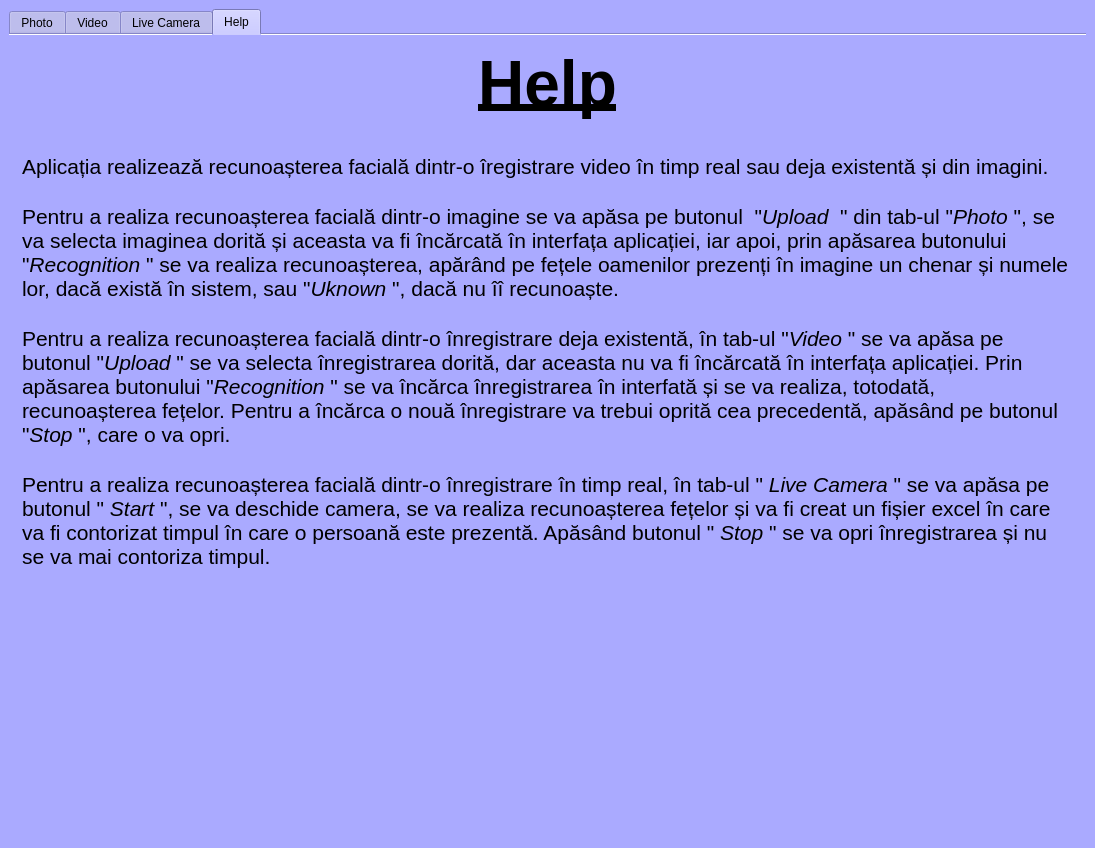
<?xml version="1.0" encoding="UTF-8"?>
<ui version="4.0">
 <class>MainWindow</class>
 <widget class="QMainWindow" name="MainWindow">
  <property name="geometry">
   <rect>
    <x>0</x>
    <y>0</y>
    <width>1095</width>
    <height>848</height>
   </rect>
  </property>
  <property name="windowTitle">
   <string>MainWindow</string>
  </property>
  <property name="styleSheet">
   <string notr="true">background-color:rgb(170, 170, 255)</string>
  </property>
  <widget class="QWidget" name="centralwidget">
   <layout class="QVBoxLayout" name="verticalLayout_3">
    <item>
     <widget class="QTabWidget" name="tabWidget">
      <property name="sizePolicy">
       <sizepolicy hsizetype="Preferred" vsizetype="Preferred">
        <horstretch>0</horstretch>
        <verstretch>0</verstretch>
       </sizepolicy>
      </property>
      <property name="cursor">
       <cursorShape>ArrowCursor</cursorShape>
      </property>
      <property name="styleSheet">
       <string notr="true">background-color:rgb(170, 170, 255);</string>
      </property>
      <property name="currentIndex">
       <number>3</number>
      </property>
      <property name="documentMode">
       <bool>true</bool>
      </property>
      <property name="tabsClosable">
       <bool>false</bool>
      </property>
      <property name="movable">
       <bool>false</bool>
      </property>
      <widget class="QWidget" name="Photos">
       <attribute name="icon">
        <iconset>
         <normaloff>../icons/icon-image-512.jpeg</normaloff>../icons/icon-image-512.jpeg</iconset>
       </attribute>
       <attribute name="title">
        <string>Photo</string>
       </attribute>
       <layout class="QVBoxLayout" name="verticalLayout">
        <item>
         <widget class="QWidget" name="PhotosContent" native="true">
          <layout class="QVBoxLayout" name="verticalLayout_5">
           <item>
            <widget class="QLabel" name="WhereIsPhoto">
             <property name="minimumSize">
              <size>
               <width>0</width>
               <height>600</height>
              </size>
             </property>
             <property name="text">
              <string/>
             </property>
            </widget>
           </item>
           <item>
            <widget class="QWidget" name="CBsPhoto" native="true">
             <property name="maximumSize">
              <size>
               <width>16777215</width>
               <height>16777215</height>
              </size>
             </property>
             <layout class="QHBoxLayout" name="horizontalLayout">
              <item>
               <widget class="QPushButton" name="UploadPhotoCB">
                <property name="minimumSize">
                 <size>
                  <width>300</width>
                  <height>50</height>
                 </size>
                </property>
                <property name="cursor">
                 <cursorShape>PointingHandCursor</cursorShape>
                </property>
                <property name="styleSheet">
                 <string notr="true">QPushButton{
	background-color: rgb(199, 197, 255);
	border: 3px solid rgb(138, 138, 207);
	border-radius: 20px;
	color: rgb(0, 0, 127);
	
	font: 18pt &quot;Franklin Gothic Demi&quot;;
}

QPushButton:hover{
	background-color: rgb(170, 85, 255);
	border: 3px solid rgb(159, 79, 238);
	border-radius: 20px;
	color: rgb(85, 0, 127);

	font: 18pt &quot;Franklin Gothic Demi&quot;;
}</string>
                </property>
                <property name="text">
                 <string>Upload</string>
                </property>
               </widget>
              </item>
              <item>
               <widget class="QPushButton" name="RecognitionPhotoCB">
                <property name="minimumSize">
                 <size>
                  <width>300</width>
                  <height>50</height>
                 </size>
                </property>
                <property name="cursor">
                 <cursorShape>PointingHandCursor</cursorShape>
                </property>
                <property name="styleSheet">
                 <string notr="true">QPushButton{
	background-color: rgb(199, 197, 255);
	border: 3px solid rgb(138, 138, 207);
	border-radius: 20px;
	color: rgb(0, 0, 127);
	
	font: 18pt &quot;Franklin Gothic Demi&quot;;
}

QPushButton:hover{
	background-color: rgb(170, 85, 255);
	border: 3px solid rgb(159, 79, 238);
	border-radius: 20px;
	color: rgb(85, 0, 127);

	font: 18pt &quot;Franklin Gothic Demi&quot;;
}</string>
                </property>
                <property name="text">
                 <string>Recognition</string>
                </property>
               </widget>
              </item>
             </layout>
            </widget>
           </item>
          </layout>
         </widget>
        </item>
       </layout>
      </widget>
      <widget class="QWidget" name="Videos">
       <attribute name="icon">
        <iconset>
         <normaloff>../icons/video-icon.jpeg</normaloff>../icons/video-icon.jpeg</iconset>
       </attribute>
       <attribute name="title">
        <string>Video</string>
       </attribute>
       <layout class="QVBoxLayout" name="verticalLayout_2">
        <item>
         <widget class="QWidget" name="VideosContent" native="true">
          <layout class="QVBoxLayout" name="verticalLayout_6">
           <item>
            <widget class="QLabel" name="WhereIsVideo">
             <property name="minimumSize">
              <size>
               <width>0</width>
               <height>600</height>
              </size>
             </property>
             <property name="text">
              <string/>
             </property>
            </widget>
           </item>
           <item>
            <widget class="QWidget" name="CBsVideo" native="true">
             <layout class="QHBoxLayout" name="horizontalLayout_2">
              <item>
               <widget class="QPushButton" name="UploadVideoCB">
                <property name="minimumSize">
                 <size>
                  <width>300</width>
                  <height>50</height>
                 </size>
                </property>
                <property name="cursor">
                 <cursorShape>PointingHandCursor</cursorShape>
                </property>
                <property name="styleSheet">
                 <string notr="true">QPushButton{
	background-color: rgb(199, 197, 255);
	border: 3px solid rgb(138, 138, 207);
	border-radius: 20px;
	color: rgb(0, 0, 127);
	
	font: 18pt &quot;Franklin Gothic Demi&quot;;
}

QPushButton:hover{
	background-color: rgb(170, 85, 255);
	border: 3px solid rgb(159, 79, 238);
	border-radius: 20px;
	color: rgb(85, 0, 127);

	font: 18pt &quot;Franklin Gothic Demi&quot;;
}</string>
                </property>
                <property name="text">
                 <string>Upload</string>
                </property>
               </widget>
              </item>
              <item>
               <widget class="QPushButton" name="RecognitionVideoCB">
                <property name="minimumSize">
                 <size>
                  <width>300</width>
                  <height>50</height>
                 </size>
                </property>
                <property name="cursor">
                 <cursorShape>PointingHandCursor</cursorShape>
                </property>
                <property name="styleSheet">
                 <string notr="true">QPushButton{
	background-color: rgb(199, 197, 255);
	border: 3px solid rgb(138, 138, 207);
	border-radius: 20px;
	color: rgb(0, 0, 127);
	
	font: 18pt &quot;Franklin Gothic Demi&quot;;
}

QPushButton:hover{
	background-color: rgb(170, 85, 255);
	border: 3px solid rgb(159, 79, 238);
	border-radius: 20px;
	color: rgb(85, 0, 127);

	font: 18pt &quot;Franklin Gothic Demi&quot;;
}</string>
                </property>
                <property name="text">
                 <string>Recognition</string>
                </property>
               </widget>
              </item>
              <item>
               <widget class="QPushButton" name="StopVideoCB">
                <property name="minimumSize">
                 <size>
                  <width>300</width>
                  <height>50</height>
                 </size>
                </property>
                <property name="cursor">
                 <cursorShape>PointingHandCursor</cursorShape>
                </property>
                <property name="styleSheet">
                 <string notr="true">QPushButton{
	background-color: rgb(199, 197, 255);
	border: 3px solid rgb(138, 138, 207);
	border-radius: 20px;
	color: rgb(0, 0, 127);
	
	font: 18pt &quot;Franklin Gothic Demi&quot;;
}

QPushButton:hover{
	background-color: rgb(170, 85, 255);
	border: 3px solid rgb(159, 79, 238);
	border-radius: 20px;
	color: rgb(85, 0, 127);

	font: 18pt &quot;Franklin Gothic Demi&quot;;
}</string>
                </property>
                <property name="text">
                 <string>Stop</string>
                </property>
               </widget>
              </item>
             </layout>
            </widget>
           </item>
          </layout>
         </widget>
        </item>
       </layout>
      </widget>
      <widget class="QWidget" name="LiveCamera">
       <attribute name="icon">
        <iconset>
         <normaloff>../icons/83574.png</normaloff>../icons/83574.png</iconset>
       </attribute>
       <attribute name="title">
        <string>Live Camera</string>
       </attribute>
       <layout class="QVBoxLayout" name="verticalLayout_4">
        <item>
         <widget class="QWidget" name="LiveCameraContent" native="true">
          <layout class="QVBoxLayout" name="verticalLayout_7">
           <item>
            <widget class="QLabel" name="WhereIsCamera">
             <property name="minimumSize">
              <size>
               <width>0</width>
               <height>600</height>
              </size>
             </property>
             <property name="text">
              <string/>
             </property>
            </widget>
           </item>
           <item>
            <widget class="QWidget" name="CBsCamera" native="true">
             <layout class="QHBoxLayout" name="horizontalLayout_3">
              <item>
               <widget class="QPushButton" name="StartCameraCB">
                <property name="minimumSize">
                 <size>
                  <width>300</width>
                  <height>50</height>
                 </size>
                </property>
                <property name="cursor">
                 <cursorShape>PointingHandCursor</cursorShape>
                </property>
                <property name="styleSheet">
                 <string notr="true">QPushButton{
	background-color: rgb(199, 197, 255);
	border: 3px solid rgb(138, 138, 207);
	border-radius: 20px;
	color: rgb(0, 0, 127);
	
	font: 18pt &quot;Franklin Gothic Demi&quot;;
}

QPushButton:hover{
	background-color: rgb(170, 85, 255);
	border: 3px solid rgb(159, 79, 238);
	border-radius: 20px;
	color: rgb(85, 0, 127);

	font: 18pt &quot;Franklin Gothic Demi&quot;;
}</string>
                </property>
                <property name="text">
                 <string>Start</string>
                </property>
               </widget>
              </item>
              <item>
               <widget class="QPushButton" name="StopCameraCB">
                <property name="minimumSize">
                 <size>
                  <width>300</width>
                  <height>50</height>
                 </size>
                </property>
                <property name="cursor">
                 <cursorShape>PointingHandCursor</cursorShape>
                </property>
                <property name="styleSheet">
                 <string notr="true">QPushButton{
	background-color: rgb(199, 197, 255);
	border: 3px solid rgb(138, 138, 207);
	border-radius: 20px;
	color: rgb(0, 0, 127);
	
	font: 18pt &quot;Franklin Gothic Demi&quot;;
}

QPushButton:hover{
	background-color: rgb(170, 85, 255);
	border: 3px solid rgb(159, 79, 238);
	border-radius: 20px;
	color: rgb(85, 0, 127);

	font: 18pt &quot;Franklin Gothic Demi&quot;;
}</string>
                </property>
                <property name="text">
                 <string>Stop</string>
                </property>
               </widget>
              </item>
             </layout>
            </widget>
           </item>
          </layout>
         </widget>
        </item>
       </layout>
      </widget>
      <widget class="QWidget" name="Help">
       <attribute name="icon">
        <iconset>
         <normaloff>../icons/3524335.png</normaloff>../icons/3524335.png</iconset>
       </attribute>
       <attribute name="title">
        <string>Help</string>
       </attribute>
       <layout class="QVBoxLayout" name="verticalLayout_8">
        <item>
         <widget class="QTextBrowser" name="TitluHelp">
          <property name="minimumSize">
           <size>
            <width>0</width>
            <height>100</height>
           </size>
          </property>
          <property name="maximumSize">
           <size>
            <width>16777215</width>
            <height>100</height>
           </size>
          </property>
          <property name="styleSheet">
           <string notr="true"/>
          </property>
          <property name="frameShape">
           <enum>QFrame::NoFrame</enum>
          </property>
          <property name="html">
           <string>&lt;!DOCTYPE HTML PUBLIC &quot;-//W3C//DTD HTML 4.0//EN&quot; &quot;http://www.w3.org/TR/REC-html40/strict.dtd&quot;&gt;
&lt;html&gt;&lt;head&gt;&lt;meta name=&quot;qrichtext&quot; content=&quot;1&quot; /&gt;&lt;style type=&quot;text/css&quot;&gt;
p, li { white-space: pre-wrap; }
&lt;/style&gt;&lt;/head&gt;&lt;body style=&quot; font-family:'MS Shell Dlg 2'; font-size:7.8pt; font-weight:400; font-style:normal;&quot;&gt;
&lt;p align=&quot;center&quot; style=&quot; margin-top:0px; margin-bottom:0px; margin-left:0px; margin-right:0px; -qt-block-indent:0; text-indent:0px;&quot;&gt;&lt;span style=&quot; font-family:'Bodoni MT Poster Compressed'; font-size:48pt; font-weight:600; text-decoration: underline;&quot;&gt;Help&lt;/span&gt;&lt;/p&gt;&lt;/body&gt;&lt;/html&gt;</string>
          </property>
         </widget>
        </item>
        <item>
         <widget class="QTextBrowser" name="ContentHelp">
          <property name="frameShape">
           <enum>QFrame::NoFrame</enum>
          </property>
          <property name="html">
           <string>&lt;!DOCTYPE HTML PUBLIC &quot;-//W3C//DTD HTML 4.0//EN&quot; &quot;http://www.w3.org/TR/REC-html40/strict.dtd&quot;&gt;
&lt;html&gt;&lt;head&gt;&lt;meta name=&quot;qrichtext&quot; content=&quot;1&quot; /&gt;&lt;style type=&quot;text/css&quot;&gt;
p, li { white-space: pre-wrap; }
&lt;/style&gt;&lt;/head&gt;&lt;body style=&quot; font-family:'MS Shell Dlg 2'; font-size:7.8pt; font-weight:400; font-style:normal;&quot;&gt;
&lt;p style=&quot; margin-top:0px; margin-bottom:0px; margin-left:0px; margin-right:0px; -qt-block-indent:0; text-indent:0px;&quot;&gt;&lt;span style=&quot; font-size:16pt;&quot;&gt;Aplicația realizează recunoașterea facială &lt;/span&gt;&lt;span style=&quot; font-family:'sans-serif'; font-size:16pt;&quot;&gt;dintr-o îregistrare video în timp real sau deja existentă și din imagini.&lt;/span&gt;&lt;/p&gt;
&lt;p style=&quot;-qt-paragraph-type:empty; margin-top:0px; margin-bottom:0px; margin-left:0px; margin-right:0px; -qt-block-indent:0; text-indent:0px; font-family:'sans-serif'; font-size:16pt;&quot;&gt;&lt;br /&gt;&lt;/p&gt;
&lt;p style=&quot; margin-top:0px; margin-bottom:0px; margin-left:0px; margin-right:0px; -qt-block-indent:0; text-indent:0px;&quot;&gt;&lt;span style=&quot; font-family:'sans-serif'; font-size:16pt;&quot;&gt;Pentru a realiza recunoașterea facială dintr-o imagine se va apăsa pe butonul  &amp;quot;&lt;/span&gt;&lt;span style=&quot; font-family:'sans-serif'; font-size:16pt; font-style:italic;&quot;&gt;Upload  &lt;/span&gt;&lt;span style=&quot; font-family:'sans-serif'; font-size:16pt;&quot;&gt;&amp;quot; din tab-ul &amp;quot;&lt;/span&gt;&lt;span style=&quot; font-family:'sans-serif'; font-size:16pt; font-style:italic;&quot;&gt;Photo &lt;/span&gt;&lt;span style=&quot; font-family:'sans-serif'; font-size:16pt;&quot;&gt;&amp;quot;, se va selecta imaginea dorită și aceasta va fi încărcată în interfața aplicației, iar apoi, prin apăsarea butonului &amp;quot;&lt;/span&gt;&lt;span style=&quot; font-family:'sans-serif'; font-size:16pt; font-style:italic;&quot;&gt;Recognition &lt;/span&gt;&lt;span style=&quot; font-family:'sans-serif'; font-size:16pt;&quot;&gt;&amp;quot; se va realiza recunoașterea, apărând pe fețele oamenilor prezenți în imagine un chenar și numele lor, dacă există în sistem, sau &amp;quot;&lt;/span&gt;&lt;span style=&quot; font-family:'sans-serif'; font-size:16pt; font-style:italic;&quot;&gt;Uknown &lt;/span&gt;&lt;span style=&quot; font-family:'sans-serif'; font-size:16pt;&quot;&gt;&amp;quot;, dacă nu îî recunoaște.&lt;/span&gt;&lt;/p&gt;
&lt;p style=&quot;-qt-paragraph-type:empty; margin-top:0px; margin-bottom:0px; margin-left:0px; margin-right:0px; -qt-block-indent:0; text-indent:0px; font-family:'sans-serif'; font-size:16pt;&quot;&gt;&lt;br /&gt;&lt;/p&gt;
&lt;p style=&quot; margin-top:0px; margin-bottom:0px; margin-left:0px; margin-right:0px; -qt-block-indent:0; text-indent:0px;&quot;&gt;&lt;span style=&quot; font-family:'sans-serif'; font-size:16pt;&quot;&gt;Pentru a realiza recunoașterea facială dintr-o înregistrare deja existentă, în tab-ul &amp;quot;&lt;/span&gt;&lt;span style=&quot; font-family:'sans-serif'; font-size:16pt; font-style:italic;&quot;&gt;Video &lt;/span&gt;&lt;span style=&quot; font-family:'sans-serif'; font-size:16pt;&quot;&gt;&amp;quot; se va apăsa pe butonul &amp;quot;&lt;/span&gt;&lt;span style=&quot; font-family:'sans-serif'; font-size:16pt; font-style:italic;&quot;&gt;Upload &lt;/span&gt;&lt;span style=&quot; font-family:'sans-serif'; font-size:16pt;&quot;&gt;&amp;quot; se va selecta înregistrarea dorită, dar aceasta nu va fi încărcată în interfața aplicației. Prin apăsarea butonului &amp;quot;&lt;/span&gt;&lt;span style=&quot; font-family:'sans-serif'; font-size:16pt; font-style:italic;&quot;&gt;Recognition &lt;/span&gt;&lt;span style=&quot; font-family:'sans-serif'; font-size:16pt;&quot;&gt;&amp;quot; se va încărca înregistrarea în interfată și se va realiza, totodată, recunoașterea fețelor. Pentru a încărca o nouă înregistrare va trebui oprită cea precedentă, apăsând pe butonul &amp;quot;&lt;/span&gt;&lt;span style=&quot; font-family:'sans-serif'; font-size:16pt; font-style:italic;&quot;&gt;Stop &lt;/span&gt;&lt;span style=&quot; font-family:'sans-serif'; font-size:16pt;&quot;&gt;&amp;quot;, care o va opri.&lt;/span&gt;&lt;/p&gt;
&lt;p style=&quot;-qt-paragraph-type:empty; margin-top:0px; margin-bottom:0px; margin-left:0px; margin-right:0px; -qt-block-indent:0; text-indent:0px; font-family:'sans-serif'; font-size:16pt;&quot;&gt;&lt;br /&gt;&lt;/p&gt;
&lt;p style=&quot; margin-top:0px; margin-bottom:0px; margin-left:0px; margin-right:0px; -qt-block-indent:0; text-indent:0px;&quot;&gt;&lt;span style=&quot; font-family:'sans-serif'; font-size:16pt;&quot;&gt;Pentru a realiza recunoașterea facială dintr-o înregistrare în timp real, în tab-ul &amp;quot; &lt;/span&gt;&lt;span style=&quot; font-family:'sans-serif'; font-size:16pt; font-style:italic;&quot;&gt;Live Camera &lt;/span&gt;&lt;span style=&quot; font-family:'sans-serif'; font-size:16pt;&quot;&gt;&amp;quot; se va apăsa pe butonul &amp;quot; &lt;/span&gt;&lt;span style=&quot; font-family:'sans-serif'; font-size:16pt; font-style:italic;&quot;&gt;Start &lt;/span&gt;&lt;span style=&quot; font-family:'sans-serif'; font-size:16pt;&quot;&gt;&amp;quot;, se va deschide camera, se va realiza recunoașterea fețelor și va fi creat un fișier excel în care va fi contorizat timpul în care o persoană este prezentă. Apăsând butonul &amp;quot; &lt;/span&gt;&lt;span style=&quot; font-family:'sans-serif'; font-size:16pt; font-style:italic;&quot;&gt;Stop &lt;/span&gt;&lt;span style=&quot; font-family:'sans-serif'; font-size:16pt;&quot;&gt;&amp;quot; se va opri înregistrarea și nu se va mai contoriza timpul.&lt;/span&gt;&lt;/p&gt;&lt;/body&gt;&lt;/html&gt;</string>
          </property>
         </widget>
        </item>
       </layout>
      </widget>
     </widget>
    </item>
   </layout>
  </widget>
  <action name="actionPhoto">
   <property name="icon">
    <iconset>
     <normaloff>../icons/icon-image-512.jpeg</normaloff>../icons/icon-image-512.jpeg</iconset>
   </property>
   <property name="text">
    <string>Photo Detection</string>
   </property>
  </action>
  <action name="actionVideo">
   <property name="icon">
    <iconset>
     <normaloff>../icons/video-icon.jpeg</normaloff>../icons/video-icon.jpeg</iconset>
   </property>
   <property name="text">
    <string>Video Detection</string>
   </property>
  </action>
  <action name="actionAbout">
   <property name="icon">
    <iconset>
     <normaloff>../icons/3524335.png</normaloff>../icons/3524335.png</iconset>
   </property>
   <property name="text">
    <string>About</string>
   </property>
  </action>
  <action name="actionLive_Detection">
   <property name="icon">
    <iconset>
     <normaloff>../icons/83574.png</normaloff>../icons/83574.png</iconset>
   </property>
   <property name="text">
    <string>Live Detection</string>
   </property>
  </action>
 </widget>
 <resources/>
 <connections/>
</ui>
